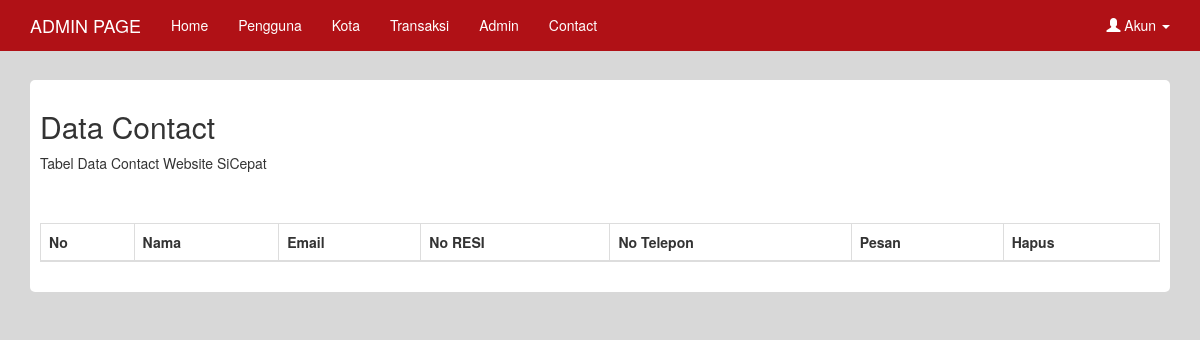
The app's page /admin/contact, older data.
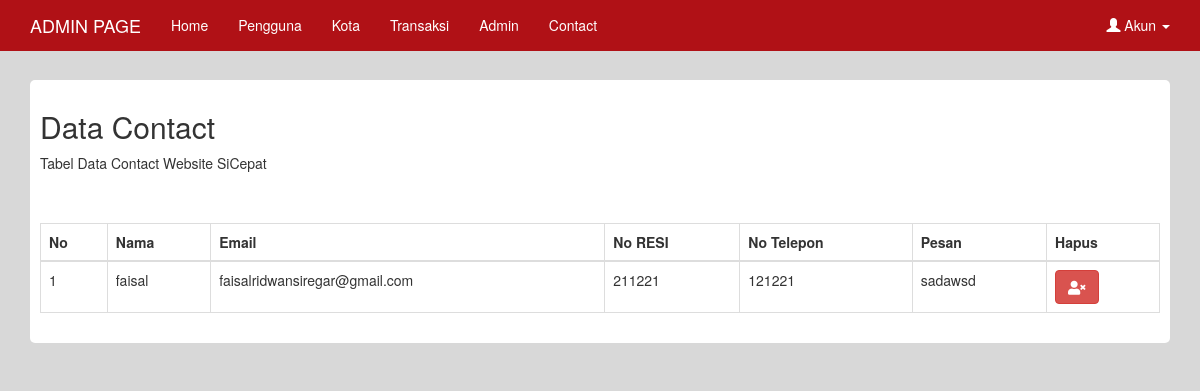
The same page, newer data.
### tables this page shows
CREATE TABLE `contact` (
  `namacontact` varchar(30) NOT NULL,
  `emailcontact` varchar(30) NOT NULL,
  `notlpcontact` int(15) NOT NULL,
  `noresicontact` int(15) NOT NULL,
  `pesancontact` varchar(70) NOT NULL
);

### application/controllers/Admin.php (called while the page is built, shortened)
<?php
class Admin extends CI_Controller {
	public function __construct()
	{
		$this->load->model('M_admin');
	}
	public function contact()
	{
		$datacontact = $this->M_admin->Getcontact_id();
		$this->load->view('admin/page_header');
		$this->load->view('admin/page_contact',['datacontact'=>$datacontact]);
	}
}

### index.php (called while the page is built, shortened)
<?php
require_once BASEPATH.'core/CodeIgniter.php';

### application/models/M_admin.php (called while the page is built, shortened)
<?php
class M_admin extends CI_Model {
	public function Getcontact_id(){
		$this->db->select('*');
		$this->db->from('contact');
		$query = $this->db->get();
		return $query->result();
	}
}

### application/views/admin/page_contact.php (the view, shortened to what this page needs)
<div class="container">
    <div class="box">
      <h2>Data Contact</h2>
      <p>Tabel Data Contact Website SiCepat</p>
      <br><br>
      <table class="table table-bordered" id="table">
        <thead>
          <tr>
            <th>No</th>
            <th>Nama</th>
            <th>Email</th>
            <th>No RESI</th>
            <th>No Telepon</th>
            <th>Pesan</th>
            <th>Hapus</th>
          </tr>
        </thead>
        <tbody>
          <?php $no=1; foreach ($datacontact as $d ) {?>
          <tr>
            <form action="">
              <td><?php echo $no++ ?></td>
              <td><?php echo $d->namacontact ?></td>
            <td><?php echo $d->emailcontact  ?></td>
            <td><?php echo $d->notlpcontact ?></td>
            <td><?php echo $d->noresicontact ?></td>
            <td><?php echo $d->pesancontact ?></td>
            <td><a type="button" class="btn btn-danger"  href="<?= base_url('index.php/admin/hapuscontact/' .$d->idcontact)?>" onClick="return confirm('Apakah Anda Yakin Hapus?')" ><i class="fas fa-user-times"></i></a></td>
            </form>
          </tr>
          <?php } ?>
        </tbody>
      </table>
    </div>
  </div>
</body>
</html>

Row changes from the older to the newer data that the page shows:
added contact: namacontact "faisal", emailcontact "faisalridwansiregar@gmail.com", notlpcontact "211221", noresicontact "121221", pesancontact "sadawsd"
